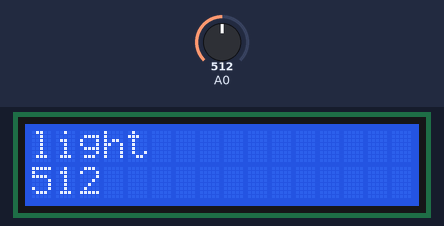
The sketch below on a simulated Arduino Uno, built with avr-gcc and run on an emulated ATmega328P. Parts: 16×2 character LCD. The test bench sets the inputs (shaded band); at power-on: A0 = 512.

Above: at 1.2 s.
1.3 s: A0 set to 716
At 3.2 s:
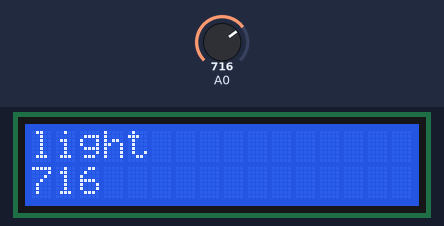
3.5 s: A0 set to 900
At 5.2 s:
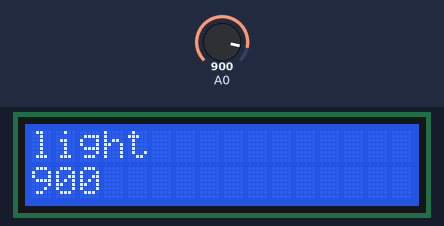
5.5 s: A0 set to 1023
At 7.1 s:
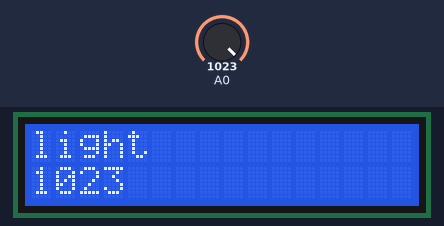
Timing chart, 0 to 8.6 s (numbered marks = the images above; inputs shaded):
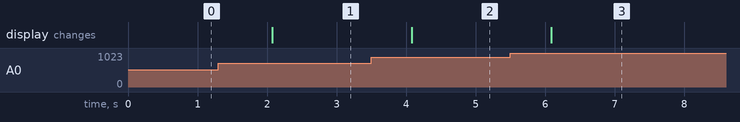

Measured:
- after the input at 1.3 s, the display: changes after 0.77 s (image 1)
- after the input at 3.5 s, the display: changes after 0.58 s (image 2)
- after the input at 5.5 s, the display: changes after 0.59 s (image 3)

The sketch:

topic11.ino
```cpp
#include <LiquidCrystal.h>

LiquidCrystal lcd (12, 11, 2, 3, 4, 5); // lcd 사용핀 입력 (순서 중요)

void setup()
{
  lcd.begin (16, 2); // 16개 * 2 짜리의 lcd를 시작한다
}

void loop()
{
  int light = analogRead(A0);
  lcd.clear();
  lcd.setCursor(0,0);
  lcd.print ("light");
  lcd.setCursor(0,1);
  lcd.print (light);
  delay (1000);
}
```
